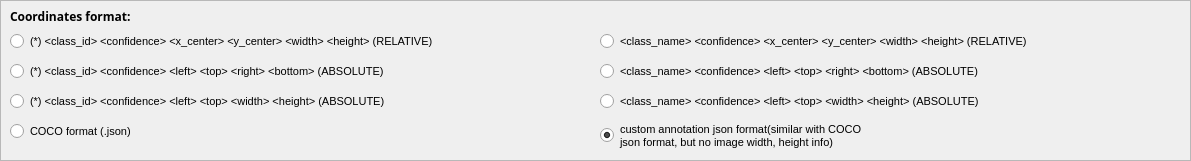
  <widget class="QFrame" name="frame_4">
   <property name="geometry">
    <rect>
     <x>10</x>
     <y>450</y>
     <width>1191</width>
     <height>161</height>
    </rect>
   </property>
   <property name="frameShape">
    <enum>QFrame::StyledPanel</enum>
   </property>
   <property name="frameShadow">
    <enum>QFrame::Raised</enum>
   </property>
   <widget class="QRadioButton" name="rad_det_ci_format_text_yolo_rel">
    <property name="geometry">
     <rect>
      <x>10</x>
      <y>30</y>
      <width>581</width>
      <height>22</height>
     </rect>
    </property>
    <property name="font">
     <font>
      <family>Arial</family>
      <pointsize>8</pointsize>
     </font>
    </property>
    <property name="toolTip">
     <string/>
    </property>
    <property name="text">
     <string>(*) &lt;class_id&gt; &lt;confidence&gt; &lt;x_center&gt; &lt;y_center&gt; &lt;width&gt; &lt;height&gt; (RELATIVE)</string>
    </property>
    <property name="checked">
     <bool>false</bool>
    </property>
   </widget>
   <widget class="QLabel" name="lbl_detections_dir_5">
    <property name="geometry">
     <rect>
      <x>10</x>
      <y>6</y>
      <width>181</width>
      <height>21</height>
     </rect>
    </property>
    <property name="font">
     <font>
      <family>Arial Black</family>
      <weight>75</weight>
      <bold>true</bold>
     </font>
    </property>
    <property name="text">
     <string>Coordinates format:</string>
    </property>
   </widget>
   <widget class="QRadioButton" name="rad_det_ci_format_text_xywh_abs">
    <property name="geometry">
     <rect>
      <x>10</x>
      <y>90</y>
      <width>531</width>
      <height>22</height>
     </rect>
    </property>
    <property name="font">
     <font>
      <family>Arial</family>
      <pointsize>8</pointsize>
     </font>
    </property>
    <property name="text">
     <string>(*) &lt;class_id&gt; &lt;confidence&gt; &lt;left&gt; &lt;top&gt; &lt;width&gt; &lt;height&gt; (ABSOLUTE)</string>
    </property>
   </widget>
   <widget class="QRadioButton" name="rad_det_ci_format_text_xyx2y2_abs">
    <property name="geometry">
     <rect>
      <x>10</x>
      <y>60</y>
      <width>531</width>
      <height>22</height>
     </rect>
    </property>
    <property name="font">
     <font>
      <family>Arial</family>
      <pointsize>8</pointsize>
     </font>
    </property>
    <property name="text">
     <string>(*) &lt;class_id&gt; &lt;confidence&gt; &lt;left&gt; &lt;top&gt; &lt;right&gt; &lt;bottom&gt; (ABSOLUTE)</string>
    </property>
    <property name="checked">
     <bool>false</bool>
    </property>
   </widget>
   <widget class="QRadioButton" name="rad_det_format_coco_json">
    <property name="geometry">
     <rect>
      <x>10</x>
      <y>120</y>
      <width>181</width>
      <height>22</height>
     </rect>
    </property>
    <property name="font">
     <font>
      <family>Arial</family>
      <pointsize>8</pointsize>
     </font>
    </property>
    <property name="toolTip">
     <string>&lt;html&gt;&lt;head/&gt;&lt;body&gt;&lt;p&gt;&lt;span style=&quot; font-weight:600;&quot;&gt;Format:&lt;/span&gt; A unique json file containing all detections of the dataset in the COCO detection format as described at&lt;span style=&quot; font-weight:600;&quot;/&gt;&lt;a href=&quot;https://cocodataset.org/#format-results&quot;&gt;&lt;span style=&quot; text-decoration: underline; color:#0000ff;&quot;&gt;https://cocodataset.org/#format-results&lt;/span&gt;&lt;/a&gt;</string>
    </property>
    <property name="text">
     <string>COCO format (.json)</string>
    </property>
   </widget>
   <widget class="QRadioButton" name="rad_det_cn_format_text_xyx2y2_abs">
    <property name="geometry">
     <rect>
      <x>600</x>
      <y>60</y>
      <width>531</width>
      <height>22</height>
     </rect>
    </property>
    <property name="font">
     <font>
      <family>Arial</family>
      <pointsize>8</pointsize>
     </font>
    </property>
    <property name="text">
     <string>&lt;class_name&gt; &lt;confidence&gt; &lt;left&gt; &lt;top&gt; &lt;right&gt; &lt;bottom&gt; (ABSOLUTE)</string>
    </property>
    <property name="checked">
     <bool>false</bool>
    </property>
   </widget>
   <widget class="QRadioButton" name="rad_det_cn_format_text_yolo_rel">
    <property name="geometry">
     <rect>
      <x>600</x>
      <y>30</y>
      <width>591</width>
      <height>22</height>
     </rect>
    </property>
    <property name="font">
     <font>
      <family>Arial</family>
      <pointsize>8</pointsize>
     </font>
    </property>
    <property name="text">
     <string>&lt;class_name&gt; &lt;confidence&gt; &lt;x_center&gt; &lt;y_center&gt; &lt;width&gt; &lt;height&gt; (RELATIVE)</string>
    </property>
    <property name="checked">
     <bool>false</bool>
    </property>
   </widget>
   <widget class="QRadioButton" name="rad_det_cn_format_text_xywh_abs">
    <property name="geometry">
     <rect>
      <x>600</x>
      <y>90</y>
      <width>531</width>
      <height>22</height>
     </rect>
    </property>
    <property name="font">
     <font>
      <family>Arial</family>
      <pointsize>8</pointsize>
     </font>
    </property>
    <property name="text">
     <string>&lt;class_name&gt; &lt;confidence&gt; &lt;left&gt; &lt;top&gt; &lt;width&gt; &lt;height&gt; (ABSOLUTE)</string>
    </property>
   </widget>
   <widget class="QRadioButton" name="rad_det_format_gdd_json">
    <property name="geometry">
     <rect>
      <x>600</x>
      <y>100</y>
      <width>391</width>
      <height>71</height>
     </rect>
    </property>
    <property name="font">
     <font>
      <family>Arial</family>
      <pointsize>8</pointsize>
     </font>
    </property>
    <property name="text">
     <string>custom annotation json format(similar with COCO
json format, but no image width, height info)</string>
    </property>
    <property name="checked">
     <bool>true</bool>
    </property>
   </widget>
  </widget>
